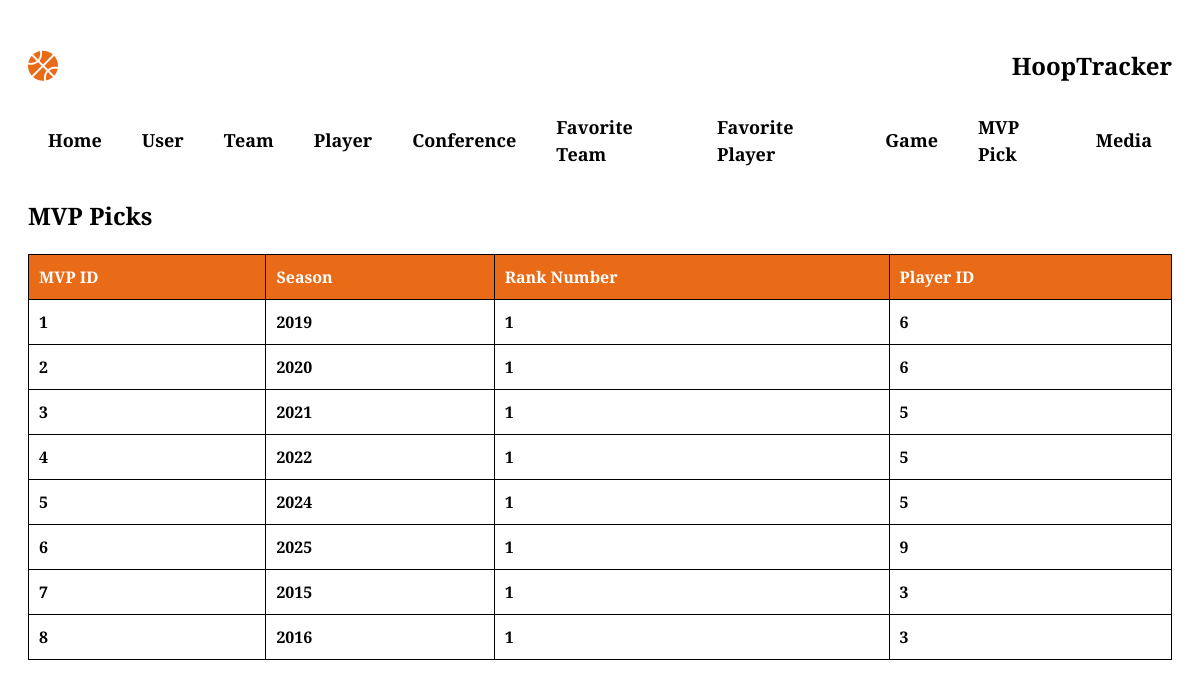
The page /MVP_Pick.php on the database its author committed.
### tables this page shows
CREATE TABLE MVP_Pick (
    MVP_ID      INT PRIMARY KEY AUTO_INCREMENT,
    Season      INT NOT NULL,
    Rank_Number INT NOT NULL,
    Player_ID   INT NOT NULL,
    FOREIGN KEY (Player_ID) REFERENCES Player(Player_ID)
);

### MVP_Pick.php (the view, shortened to what this page needs)
<?php
require_once __DIR__ . '/db.php';
?>
<!DOCTYPE html>
<html lang="en">
<head>
</head>
<body>
    <div id="header">
        <div class="container">
            <nav>
                <i class="fa-solid fa-basketball"></i><h2>HoopTracker</h2>
                <ul>
                <li><a href="source.html">Home</a></li>
				<li><a href="User.php">User</a></li>
                <li><a href="Team.php">Team</a></li>
                <li><a href="Player.php">Player</a></li>
                <li><a href="Conference.php">Conference</a></li>
                <li><a href="FavTeam.php">Favorite Team</a></li>
                <li><a href="FavPlayer.php">Favorite Player</a></li>
                <li><a href="Game.php">Game</a></li>
                <li><a href="MVP_Pick.php">MVP Pick</a></li>
                <li><a href="Media.php">Media</a></li>
			</ul>
            </nav>
        </div>
    </div>
    <div class="container">
        <h2>MVP Picks</h2>
        <?php
        $sql = "SELECT * FROM MVP_Pick";
        $result = mysqli_query($conn, $sql);
        if (mysqli_num_rows($result) > 0) {
            echo "<table>\n";
            echo "<tr>\n";
            echo "<th>MVP ID</th>\n
                  <th>Season</th>\n
                  <th>Rank Number</th>\n
                  <th>Player ID</th>\n";
            echo "</tr>\n";
            while($row = mysqli_fetch_row($result)) {
                echo "<tr>\n";
                echo "<td>" . $row[0] . "</td>\n";
                echo "<td>" . $row[1] . "</td>\n";
                echo "<td>" . $row[2] . "</td>\n";
                echo "<td>" . $row[3] . "</td>\n";
                echo "</tr>\n";
            }
            echo "</table>\n";
        } else {
            echo "<p>No MVP data found.</p>";
        }
        ?>
    </div>
</body>
</html>

### MVP_Pick.php (style rules this page uses)
body { font-family: "Crimson Text", serif; font-weight: 600; font-style: normal; padding: 20px; line-height: 1.5; }
i { margin-right: 10px; font-size: 30px; color: #ea6b17; }
nav { display: flex; align-items: center; justify-content: space-between; flex-wrap: wrap; }
nav ul { display: flex; align-items: center; list-style: none; padding: 0; margin: 0; margin-left: auto; }
nav ul li { margin: 10px 20px; }
nav ul li a { text-decoration: none; font-size: 18px; position: relative; color: black; transition: color 0.3s ease; }
table { width: 100%; border-collapse: collapse; margin-top: 20px; }
th, td { border: 1px solid black; padding: 10px; text-align: left; }
th { background-color: #ea6b17; color: white; }

### rows shown on the page
mvp_pick: MVP_ID "1", Season "2019", Rank_Number "1", Player_ID "6"
mvp_pick: MVP_ID "2", Season "2020", Rank_Number "1", Player_ID "6"
mvp_pick: MVP_ID "3", Season "2021", Rank_Number "1", Player_ID "5"
mvp_pick: MVP_ID "4", Season "2022", Rank_Number "1", Player_ID "5"
mvp_pick: MVP_ID "5", Season "2024", Rank_Number "1", Player_ID "5"
mvp_pick: MVP_ID "6", Season "2025", Rank_Number "1", Player_ID "9"
mvp_pick: MVP_ID "7", Season "2015", Rank_Number "1", Player_ID "3"
mvp_pick: MVP_ID "8", Season "2016", Rank_Number "1", Player_ID "3"
